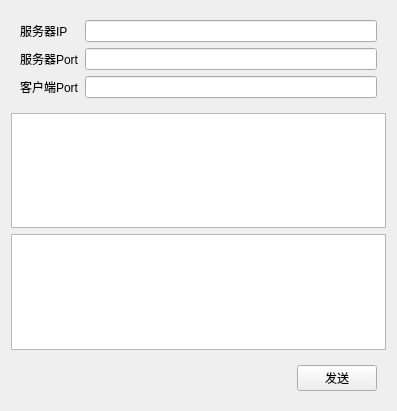
<?xml version="1.0" encoding="UTF-8"?>
<ui version="4.0">
 <class>Client</class>
 <widget class="QWidget" name="Client">
  <property name="geometry">
   <rect>
    <x>0</x>
    <y>0</y>
    <width>397</width>
    <height>411</height>
   </rect>
  </property>
  <property name="windowTitle">
   <string>Form</string>
  </property>
  <layout class="QVBoxLayout" name="verticalLayout">
   <item>
    <widget class="QWidget" name="widget" native="true">
     <layout class="QGridLayout" name="gridLayout">
      <item row="0" column="0">
       <widget class="QLabel" name="label">
        <property name="text">
         <string>服务器IP</string>
        </property>
       </widget>
      </item>
      <item row="0" column="1">
       <widget class="QLineEdit" name="sIp"/>
      </item>
      <item row="1" column="0">
       <widget class="QLabel" name="label_2">
        <property name="text">
         <string>服务器Port</string>
        </property>
       </widget>
      </item>
      <item row="1" column="1">
       <widget class="QLineEdit" name="sPort"/>
      </item>
      <item row="2" column="0">
       <widget class="QLabel" name="label_3">
        <property name="text">
         <string>客户端Port</string>
        </property>
       </widget>
      </item>
      <item row="2" column="1">
       <widget class="QLineEdit" name="cPort"/>
      </item>
     </layout>
    </widget>
   </item>
   <item>
    <widget class="QTextEdit" name="record"/>
   </item>
   <item>
    <widget class="QTextEdit" name="msg"/>
   </item>
   <item>
    <widget class="QWidget" name="widget_2" native="true">
     <layout class="QHBoxLayout" name="horizontalLayout">
      <item>
       <spacer name="horizontalSpacer">
        <property name="orientation">
         <enum>Qt::Horizontal</enum>
        </property>
        <property name="sizeHint" stdset="0">
         <size>
          <width>40</width>
          <height>20</height>
         </size>
        </property>
       </spacer>
      </item>
      <item>
       <widget class="QPushButton" name="send">
        <property name="text">
         <string>发送</string>
        </property>
       </widget>
      </item>
     </layout>
    </widget>
   </item>
  </layout>
 </widget>
 <resources/>
 <connections/>
</ui>
